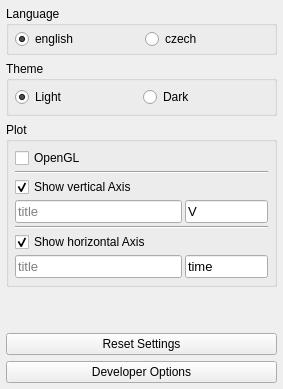
          <widget class="QWidget" name="settings">
           <attribute name="icon">
            <iconset resource="../../resources.qrc">
             <normaloff>:/images/icons/settings.png</normaloff>:/images/icons/settings.png</iconset>
           </attribute>
           <attribute name="title">
            <string/>
           </attribute>
           <layout class="QVBoxLayout" name="verticalLayout_2" stretch="1,0,1,100,0,0">
            <property name="leftMargin">
             <number>6</number>
            </property>
            <property name="topMargin">
             <number>6</number>
            </property>
            <property name="rightMargin">
             <number>6</number>
            </property>
            <property name="bottomMargin">
             <number>6</number>
            </property>
            <item>
             <widget class="QGroupBox" name="groupBox_2">
              <property name="maximumSize">
               <size>
                <width>16777215</width>
                <height>10000</height>
               </size>
              </property>
              <property name="title">
               <string>Language</string>
              </property>
              <layout class="QHBoxLayout" name="horizontalLayout_3">
               <property name="leftMargin">
                <number>6</number>
               </property>
               <property name="topMargin">
                <number>3</number>
               </property>
               <property name="rightMargin">
                <number>6</number>
               </property>
               <property name="bottomMargin">
                <number>3</number>
               </property>
               <item>
                <widget class="QRadioButton" name="radioButtonEn">
                 <property name="text">
                  <string>english</string>
                 </property>
                 <property name="icon">
                  <iconset resource="../../resources.qrc">
                   <normaloff>:/images/icons/english.png</normaloff>:/images/icons/english.png</iconset>
                 </property>
                 <property name="iconSize">
                  <size>
                   <width>30</width>
                   <height>20</height>
                  </size>
                 </property>
                 <property name="checked">
                  <bool>true</bool>
                 </property>
                </widget>
               </item>
               <item>
                <widget class="QRadioButton" name="radioButtonCz">
                 <property name="text">
                  <string>czech</string>
                 </property>
                 <property name="icon">
                  <iconset resource="../../resources.qrc">
                   <normaloff>:/images/icons/czech.png</normaloff>:/images/icons/czech.png</iconset>
                 </property>
                 <property name="iconSize">
                  <size>
                   <width>30</width>
                   <height>20</height>
                  </size>
                 </property>
                </widget>
               </item>
              </layout>
             </widget>
            </item>
            <item>
             <widget class="QGroupBox" name="groupBox_6">
              <property name="title">
               <string>Theme</string>
              </property>
              <layout class="QGridLayout" name="gridLayout_9">
               <property name="leftMargin">
                <number>6</number>
               </property>
               <property name="topMargin">
                <number>6</number>
               </property>
               <property name="rightMargin">
                <number>6</number>
               </property>
               <property name="bottomMargin">
                <number>6</number>
               </property>
               <property name="spacing">
                <number>3</number>
               </property>
               <item row="0" column="0">
                <widget class="QRadioButton" name="radioButtonLight">
                 <property name="text">
                  <string>Light</string>
                 </property>
                 <property name="checked">
                  <bool>true</bool>
                 </property>
                </widget>
               </item>
               <item row="0" column="1">
                <widget class="QRadioButton" name="radioButtonDark">
                 <property name="text">
                  <string>Dark</string>
                 </property>
                </widget>
               </item>
              </layout>
             </widget>
            </item>
            <item>
             <widget class="QGroupBox" name="groupBox_3">
              <property name="title">
               <string>Plot</string>
              </property>
              <layout class="QVBoxLayout" name="verticalLayout_40">
               <property name="spacing">
                <number>3</number>
               </property>
               <property name="leftMargin">
                <number>6</number>
               </property>
               <property name="topMargin">
                <number>6</number>
               </property>
               <property name="rightMargin">
                <number>6</number>
               </property>
               <property name="bottomMargin">
                <number>6</number>
               </property>
               <item>
                <widget class="QCheckBox" name="checkBoxOpenGL">
                 <property name="toolTip">
                  <string>&lt;html&gt;&lt;head/&gt;&lt;body&gt;&lt;p&gt;Enable OpenGL hardware acceleration for drawing main plot (recommended for logic channels with fill under graph line)&lt;/p&gt;&lt;/body&gt;&lt;/html&gt;</string>
                 </property>
                 <property name="text">
                  <string>OpenGL</string>
                 </property>
                </widget>
               </item>
               <item>
                <widget class="Line" name="line_2">
                 <property name="orientation">
                  <enum>Qt::Horizontal</enum>
                 </property>
                </widget>
               </item>
               <item>
                <widget class="QCheckBox" name="checkBoxVerticalValues">
                 <property name="sizePolicy">
                  <sizepolicy hsizetype="Preferred" vsizetype="Preferred">
                   <horstretch>0</horstretch>
                   <verstretch>0</verstretch>
                  </sizepolicy>
                 </property>
                 <property name="text">
                  <string>Show vertical Axis</string>
                 </property>
                 <property name="iconSize">
                  <size>
                   <width>16</width>
                   <height>16</height>
                  </size>
                 </property>
                 <property name="checked">
                  <bool>true</bool>
                 </property>
                </widget>
               </item>
               <item>
                <layout class="QHBoxLayout" name="horizontalLayout_6" stretch="2,1">
                 <item>
                  <widget class="QLineEdit" name="lineEditVtitle">
                   <property name="sizePolicy">
                    <sizepolicy hsizetype="Preferred" vsizetype="Preferred">
                     <horstretch>0</horstretch>
                     <verstretch>0</verstretch>
                    </sizepolicy>
                   </property>
                   <property name="minimumSize">
                    <size>
                     <width>100</width>
                     <height>0</height>
                    </size>
                   </property>
                   <property name="font">
                    <font>
                     <pointsize>10</pointsize>
                    </font>
                   </property>
                   <property name="placeholderText">
                    <string>title</string>
                   </property>
                   <property name="clearButtonEnabled">
                    <bool>true</bool>
                   </property>
                  </widget>
                 </item>
                 <item>
                  <widget class="QLineEdit" name="lineEditVUnit">
                   <property name="sizePolicy">
                    <sizepolicy hsizetype="Preferred" vsizetype="Preferred">
                     <horstretch>0</horstretch>
                     <verstretch>0</verstretch>
                    </sizepolicy>
                   </property>
                   <property name="minimumSize">
                    <size>
                     <width>50</width>
                     <height>0</height>
                    </size>
                   </property>
                   <property name="font">
                    <font>
                     <pointsize>10</pointsize>
                    </font>
                   </property>
                   <property name="toolTip">
                    <string>&lt;html&gt;&lt;head/&gt;&lt;body&gt;&lt;p&gt;Unit of values. Use base unit without any prefix.&lt;/p&gt;&lt;/body&gt;&lt;/html&gt;</string>
                   </property>
                   <property name="text">
                    <string>V</string>
                   </property>
                   <property name="maxLength">
                    <number>32767</number>
                   </property>
                   <property name="frame">
                    <bool>true</bool>
                   </property>
                   <property name="placeholderText">
                    <string>unit</string>
                   </property>
                  </widget>
                 </item>
                </layout>
               </item>
               <item>
                <widget class="Line" name="line">
                 <property name="orientation">
                  <enum>Qt::Horizontal</enum>
                 </property>
                </widget>
               </item>
               <item>
                <widget class="QCheckBox" name="checkBoxHorizontalValues">
                 <property name="sizePolicy">
                  <sizepolicy hsizetype="Preferred" vsizetype="Preferred">
                   <horstretch>0</horstretch>
                   <verstretch>0</verstretch>
                  </sizepolicy>
                 </property>
                 <property name="text">
                  <string>Show horizontal Axis</string>
                 </property>
                 <property name="iconSize">
                  <size>
                   <width>16</width>
                   <height>16</height>
                  </size>
                 </property>
                 <property name="checked">
                  <bool>true</bool>
                 </property>
                </widget>
               </item>
               <item>
                <layout class="QHBoxLayout" name="horizontalLayout_12" stretch="2,1">
                 <item>
                  <widget class="QLineEdit" name="lineEditHtitle">
                   <property name="sizePolicy">
                    <sizepolicy hsizetype="Preferred" vsizetype="Preferred">
                     <horstretch>0</horstretch>
                     <verstretch>0</verstretch>
                    </sizepolicy>
                   </property>
                   <property name="minimumSize">
                    <size>
                     <width>100</width>
                     <height>0</height>
                    </size>
                   </property>
                   <property name="font">
                    <font>
                     <pointsize>10</pointsize>
                    </font>
                   </property>
                   <property name="placeholderText">
                    <string>title</string>
                   </property>
                   <property name="clearButtonEnabled">
                    <bool>true</bool>
                   </property>
                  </widget>
                 </item>
                 <item>
                  <widget class="QLineEdit" name="lineEditHUnit">
                   <property name="sizePolicy">
                    <sizepolicy hsizetype="Preferred" vsizetype="Preferred">
                     <horstretch>0</horstretch>
                     <verstretch>0</verstretch>
                    </sizepolicy>
                   </property>
                   <property name="minimumSize">
                    <size>
                     <width>50</width>
                     <height>0</height>
                    </size>
                   </property>
                   <property name="font">
                    <font>
                     <pointsize>10</pointsize>
                    </font>
                   </property>
                   <property name="toolTip">
                    <string>&lt;html&gt;&lt;head/&gt;&lt;body&gt;&lt;p&gt;Unit of values on horizontal axis. Use base unit without any prefix. If 's' is set as a unit, reciprocal of value has units of 'Hz'.&lt;/p&gt;&lt;/body&gt;&lt;/html&gt;</string>
                   </property>
                   <property name="text">
                    <string>time</string>
                   </property>
                   <property name="placeholderText">
                    <string>unit</string>
                   </property>
                   <property name="clearButtonEnabled">
                    <bool>false</bool>
                   </property>
                  </widget>
                 </item>
                </layout>
               </item>
              </layout>
             </widget>
            </item>
            <item>
             <spacer name="verticalSpacer">
              <property name="orientation">
               <enum>Qt::Vertical</enum>
              </property>
              <property name="sizeHint" stdset="0">
               <size>
                <width>20</width>
                <height>40</height>
               </size>
              </property>
             </spacer>
            </item>
            <item>
             <widget class="QPushButton" name="pushButtonReset">
              <property name="sizePolicy">
               <sizepolicy hsizetype="Preferred" vsizetype="Preferred">
                <horstretch>0</horstretch>
                <verstretch>0</verstretch>
               </sizepolicy>
              </property>
              <property name="toolTip">
               <string>&lt;html&gt;&lt;head/&gt;&lt;body&gt;&lt;p&gt;Load hard-coded defaults&lt;/p&gt;&lt;p&gt;This will also override default setting file (./settings/defaults.cfg)&lt;/p&gt;&lt;/body&gt;&lt;/html&gt;</string>
              </property>
              <property name="text">
               <string>Reset Settings</string>
              </property>
              <property name="icon">
               <iconset resource="../../resources.qrc">
                <normaloff>:/images/icons/reload.png</normaloff>:/images/icons/reload.png</iconset>
              </property>
              <property name="iconSize">
               <size>
                <width>30</width>
                <height>30</height>
               </size>
              </property>
             </widget>
            </item>
            <item>
             <widget class="QPushButton" name="pushButtonDevOptions">
              <property name="sizePolicy">
               <sizepolicy hsizetype="Preferred" vsizetype="Preferred">
                <horstretch>0</horstretch>
                <verstretch>0</verstretch>
               </sizepolicy>
              </property>
              <property name="text">
               <string>Developer Options</string>
              </property>
              <property name="icon">
               <iconset resource="../../resources.qrc">
                <normaloff>:/images/icons/terminal.png</normaloff>:/images/icons/terminal.png</iconset>
              </property>
              <property name="iconSize">
               <size>
                <width>30</width>
                <height>30</height>
               </size>
              </property>
             </widget>
            </item>
           </layout>
          </widget>
